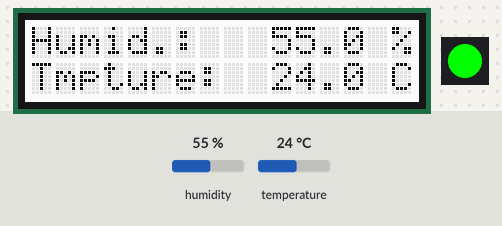
A sketch run on a simulated Arduino Uno, built with avr-gcc and run on an emulated ATmega328P. On the bench: 16×2 character LCD, 1 RGB LEDs in strip order, left to right. Inputs (shaded band) come from the test bench; at power-on: temperature 24 °C, humidity 55 %.

Above: at 2.7 s.
2.8 s: temperature set to 25.3 °C
At 5.6 s:
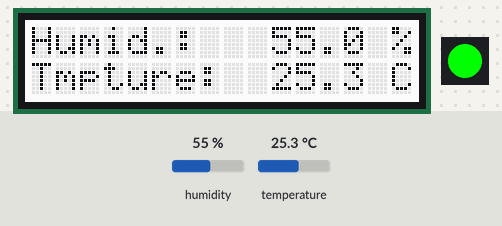
6.1 s: temperature set to 26.5 °C
At 7.3 s:
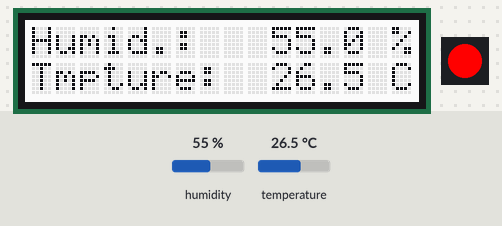
9.4 s: humidity set to 22 %
At 11.9 s:
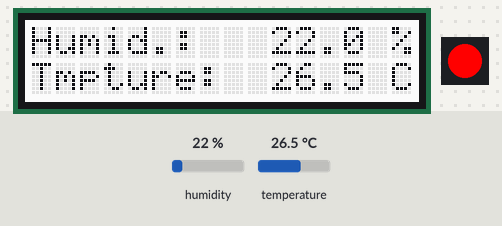
12.8 s: humidity set to 40 %
At 14.8 s:
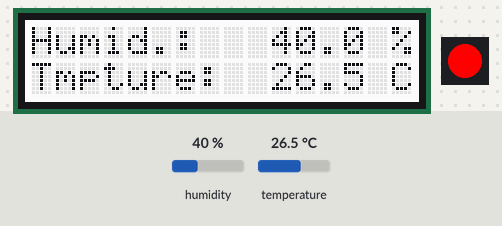
Timing chart, 0 to 16.3 s (numbered marks = the images above; inputs shaded):
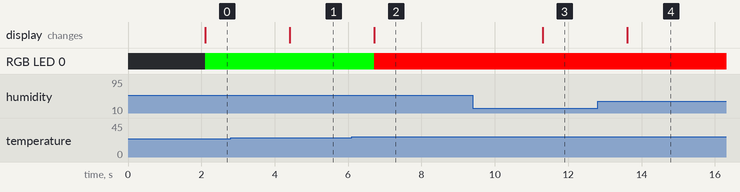

Measured:
- the behaviour switches between 25.9 and 26 °C on temperature (found by bisection; images 1 and 2)
- after the input at 2.8 s, the display: changes after 1.6 s (image 1)
- after the input at 6.1 s, RGB LED 0: RGB(0, 255, 0) → RGB(255, 0, 0) after 0.61 s; the display: changes after 0.61 s (image 2)
- after the input at 9.4 s, the display: changes after 1.9 s (image 3)
- after the input at 12.8 s, the display: changes after 0.80 s (image 4)

The sketch:

Utilisation_capteur_T-H.ino
```cpp
#include "DHT.h"
#include <Wire.h>
#include "rgb_lcd.h"
#include <ChainableLED.h>

// Definition de la broche de connection du capteur
#define pinSensor 2
// Definition du type de capteur utilise
#define DHTType DHT22

// Definition du nombre de led
#define NB_LEDS 1

// Mode d'affichage: => true: afficheur LCD, serie sinon
boolean printMode = true;

// Initialisation du capteur
DHT dht(pinSensor, DHTType);

// Config. de la led
ChainableLED led(8, 9, NB_LEDS);

// Declaration de l'utilisation d'un afficheur
rgb_lcd lcd;

// Conf des couleurs de l'afficheur
const int colorR = 255;
const int colorG = 0;
const int colorB = 0;

void setup() {
  // Initialisation de la communication serie
  Serial.begin(9600);

  dht.begin();
  Wire.begin();

  // Conf de l'afficheur
  if (printMode) {
    // Init nb colonnes et lignes
    lcd.begin(16, 2);

  }

}

void loop() {
  // Attente de la recuperation des donnees capteurs
  //  (laisser le temps pour l'acquisition)
  delay(2000);

  // Acquisition de l'humidite
  float humidity = dht.readHumidity();
  // Acquisition de la temperature en °C
  float tmpt = dht.readTemperature();

  // Verifie si les les infos recup sont corrompues
  if (isnan(humidity) || isnan(tmpt)) {
    if (printMode) {
      //place le curseur d'écriture à la première ligne et première colonne
      lcd.setCursor(0, 0);
      //ecrit dans le lcd
      lcd.print("Pb de lecture de");
      lcd.setCursor(0, 1);
      lcd.print("donnees du capteur");
    }
    else {
      Serial.println("Pb de lecture des donnees capteur");
    }
    return;
  }

  if (printMode) {
    // On efface l'affichage
    lcd.clear();

    // On se positionne sur la première ligne et colonne
    lcd.setCursor(0, 0);
    lcd.print("Humid.:");
    lcd.setCursor(10, 0);
    lcd.print(humidity);
    lcd.setCursor(14, 0);
    lcd.print(" %");

    lcd.setCursor(0, 1);
    lcd.print("Tmpture:   ");
    lcd.setCursor(10, 1);
    lcd.print(tmpt);
    lcd.setCursor(14, 1);
    lcd.print(" C");
  }
  else {
    Serial.print("Humidity: ");
    Serial.println(humidity);
    Serial.print("Temperature:  ");
    Serial.println(tmpt);

  }

  if (tmpt < 26.00) {
    // Met la led de couleur vert
    led.setColorRGB(0, 0, 255, 0);
  }
  else {
    // Met la led de couleur rouge
    led.setColorRGB(0, 255, 0, 0);
  }

  delay(250);
}
```
